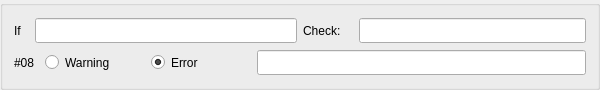
      <widget class="QGroupBox" name="groupBox__ch08">
       <property name="sizePolicy">
        <sizepolicy hsizetype="MinimumExpanding" vsizetype="Fixed">
         <horstretch>0</horstretch>
         <verstretch>0</verstretch>
        </sizepolicy>
       </property>
       <property name="minimumSize">
        <size>
         <width>600</width>
         <height>90</height>
        </size>
       </property>
       <property name="maximumSize">
        <size>
         <width>16777215</width>
         <height>90</height>
        </size>
       </property>
       <property name="title">
        <string/>
       </property>
       <layout class="QHBoxLayout" name="horizontalLayout_134">
        <item>
         <layout class="QVBoxLayout" name="verticalLayout_40">
          <item>
           <layout class="QHBoxLayout" name="horizontalLayout_76">
            <item>
             <layout class="QHBoxLayout" name="horizontalLayout_77">
              <item>
               <widget class="QLabel" name="label_37">
                <property name="sizePolicy">
                 <sizepolicy hsizetype="Fixed" vsizetype="Fixed">
                  <horstretch>0</horstretch>
                  <verstretch>0</verstretch>
                 </sizepolicy>
                </property>
                <property name="minimumSize">
                 <size>
                  <width>15</width>
                  <height>25</height>
                 </size>
                </property>
                <property name="text">
                 <string>If</string>
                </property>
               </widget>
              </item>
              <item>
               <widget class="QLineEdit" name="check_if_08">
                <property name="sizePolicy">
                 <sizepolicy hsizetype="MinimumExpanding" vsizetype="Fixed">
                  <horstretch>0</horstretch>
                  <verstretch>0</verstretch>
                 </sizepolicy>
                </property>
                <property name="minimumSize">
                 <size>
                  <width>160</width>
                  <height>25</height>
                 </size>
                </property>
               </widget>
              </item>
             </layout>
            </item>
            <item>
             <layout class="QHBoxLayout" name="horizontalLayout_135">
              <item>
               <widget class="QLabel" name="label_38">
                <property name="sizePolicy">
                 <sizepolicy hsizetype="Fixed" vsizetype="Fixed">
                  <horstretch>0</horstretch>
                  <verstretch>0</verstretch>
                 </sizepolicy>
                </property>
                <property name="minimumSize">
                 <size>
                  <width>50</width>
                  <height>25</height>
                 </size>
                </property>
                <property name="text">
                 <string>Check:</string>
                </property>
               </widget>
              </item>
              <item>
               <widget class="QLineEdit" name="check_check_08">
                <property name="sizePolicy">
                 <sizepolicy hsizetype="MinimumExpanding" vsizetype="Fixed">
                  <horstretch>0</horstretch>
                  <verstretch>0</verstretch>
                 </sizepolicy>
                </property>
                <property name="minimumSize">
                 <size>
                  <width>160</width>
                  <height>25</height>
                 </size>
                </property>
               </widget>
              </item>
             </layout>
            </item>
           </layout>
          </item>
          <item>
           <layout class="QHBoxLayout" name="horizontalLayout_136">
            <item>
             <widget class="QLabel" name="label_47">
              <property name="sizePolicy">
               <sizepolicy hsizetype="Fixed" vsizetype="Fixed">
                <horstretch>0</horstretch>
                <verstretch>0</verstretch>
               </sizepolicy>
              </property>
              <property name="minimumSize">
               <size>
                <width>25</width>
                <height>25</height>
               </size>
              </property>
              <property name="maximumSize">
               <size>
                <width>25</width>
                <height>25</height>
               </size>
              </property>
              <property name="text">
               <string>#08</string>
              </property>
             </widget>
            </item>
            <item>
             <layout class="QHBoxLayout" name="horizontalLayout_137">
              <item>
               <widget class="QRadioButton" name="check_warning_08">
                <property name="minimumSize">
                 <size>
                  <width>100</width>
                  <height>25</height>
                 </size>
                </property>
                <property name="text">
                 <string>Warning</string>
                </property>
               </widget>
              </item>
              <item>
               <widget class="QRadioButton" name="check_error_08">
                <property name="minimumSize">
                 <size>
                  <width>100</width>
                  <height>25</height>
                 </size>
                </property>
                <property name="text">
                 <string>Error</string>
                </property>
                <property name="checked">
                 <bool>true</bool>
                </property>
               </widget>
              </item>
             </layout>
            </item>
            <item>
             <widget class="QLineEdit" name="check_message_08">
              <property name="sizePolicy">
               <sizepolicy hsizetype="MinimumExpanding" vsizetype="Fixed">
                <horstretch>0</horstretch>
                <verstretch>0</verstretch>
               </sizepolicy>
              </property>
              <property name="minimumSize">
               <size>
                <width>170</width>
                <height>25</height>
               </size>
              </property>
             </widget>
            </item>
           </layout>
          </item>
         </layout>
        </item>
       </layout>
      </widget>
